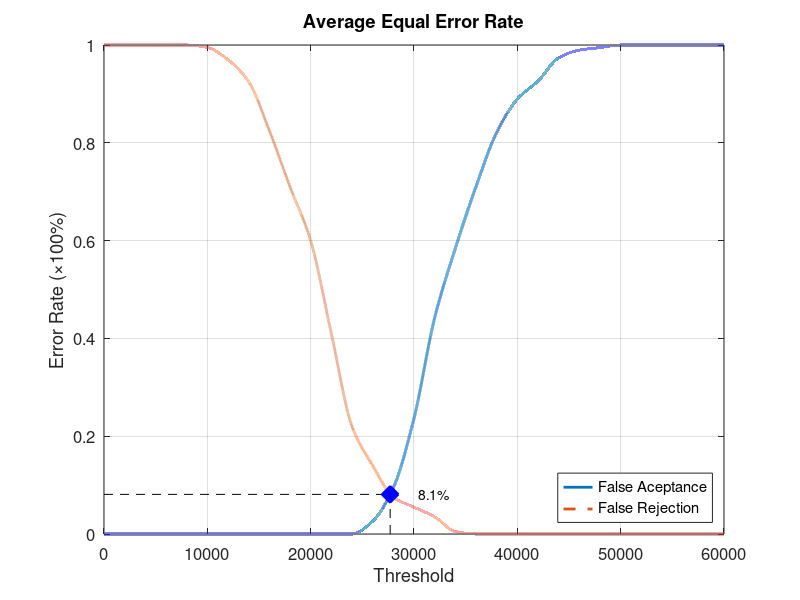
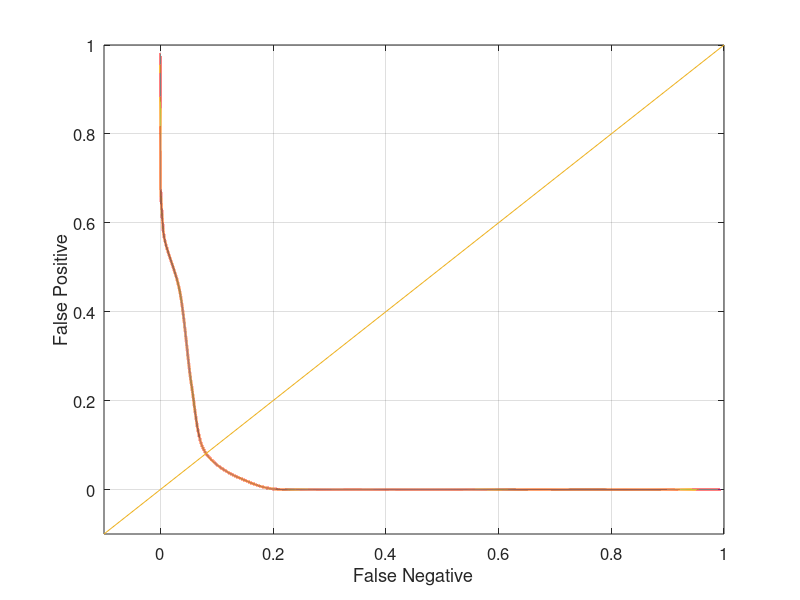

These figures' MATLAB source, in order:
function yEER = Database2_2
close all;
clear;
clc;
x = 0:2000:60000;
xq = 0:0.5:60000;

y0 = [0 0 0 0 0 0 0 0 0 0 0 0 0 0.0263158 0.0947368 0.236842 0.442105 0.584211 0.710526 0.821053 0.889474 0.926316 0.973684 0.989474 0.994737 1 1 1 1 1 1];
yy0 = interp1(x, y0, xq, 'pchip');
y1 = [1 1 1 1 1 0.995 0.97 0.925 0.825 0.71 0.6 0.41 0.22 0.14 0.075 0.055 0.035 0.005 0 0 0 0 0 0 0 0 0 0 0 0 0];
yy1 = interp1(x, y1, xq, 'pchip');

% Calculating EER: 
y2 = abs(y0 - y1);
find(y2 == min(y2))
yy2 = abs(yy0 - yy1);
xEER = find(yy2 == min(yy2));
xEERIndex = xq(xEER) % X-axis EER
yEER = yy0(xEER) % Y-axis EER

main = figure
plot(xq, yy0,'-','LineWidth', 2);	hold on
plot(xq, yy1,'--','LineWidth', 2);	hold on
plot([xEERIndex xEERIndex], [0 yEER], 'k--');	hold on
plot([0 xEERIndex], [yEER yEER], 'k--');	hold on
plot(xEERIndex, yEER, 'bx', 'LineWidth', 10);	hold on
text(xEERIndex + 10 * xEERIndex / 100, yEER, [num2str(round((10000 * yEER)) / 100) '%'])
legend('False Aceptance', 'False Rejection', 'Location', 'SouthEast')
xlabel('Threshold')
ylabel('Error Rate (\times100%)')
title('Average Equal Error Rate')
set(gca, 'FontSize', 12)
axis([0 60000 0 1])
grid on

print(main, 'Database2_2Main', '-dpng');
FNRxFPR = figure('Color', [1 1 1]);
plot(yy1, yy0, '-', yy1, yy0, 'LineWidth', 2);
hold on
y = -0.1:0.1:1
plot(y, y); 
set(gca, 'FontSize', 12)
xlabel('False Negative')
ylabel('False Positive')
axis([-0.1 1 -0.1 1])
set(gca, 'FontSize', 12)
grid on

print(FNRxFPR, 'Database2_2FNRxFPR','-dpng');
end
